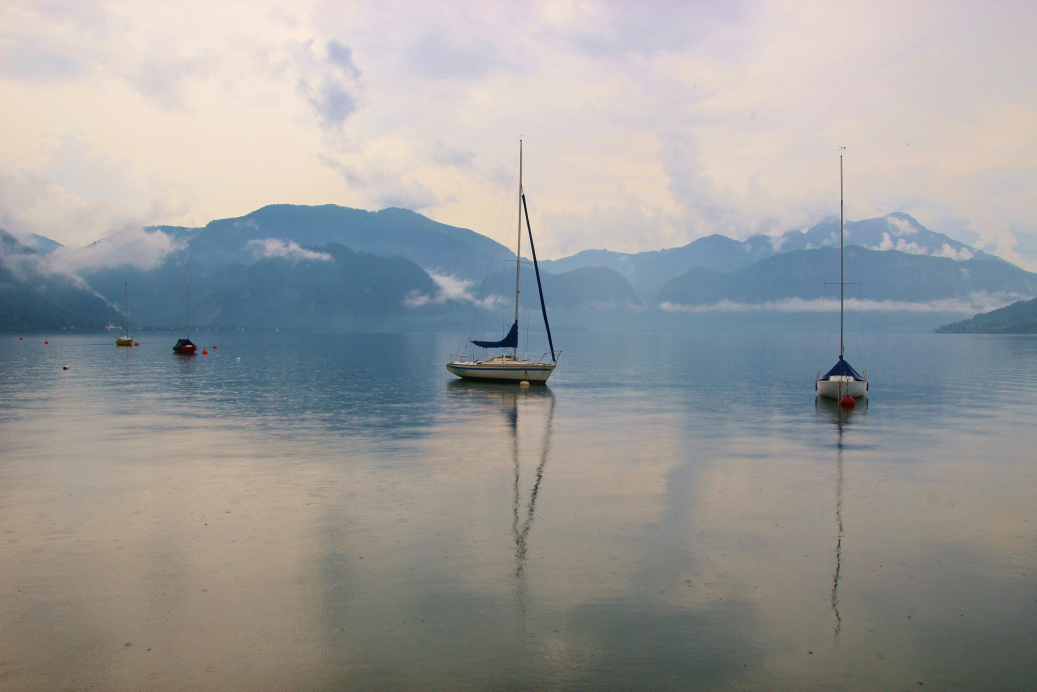
#> input picture peace.jpg, 5184 x 3456 px (shown at 1/5 size)
$ python ImageResizer.py
#> lines starting #> are read from the running program, lines starting #| are printed output that depends on the picture
import cv2

input1="peace.jpg"
output1="resized.png"
image=cv2.imread(input1,cv2.IMREAD_UNCHANGED)
#> image is the input picture: shape (3456, 5184, 3); mean B, G, R 155.5, 156.2, 155.5
scaling_factor=int(input("Enter the scaling percentage  here : "))
#> the answer given: 3
new_height=int(image.shape[0]*scaling_factor/100)
#> new_height = 103
new_width=int(image.shape[1]*scaling_factor/100)
#> new_width = 155

output =cv2.resize(image,(new_width,new_height))
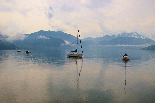
#> output: shape (103, 155, 3); mean B, G, R 155.5, 156.2, 155.5
cv2.imwrite(output1,output)
cv2.waitKey(0)
